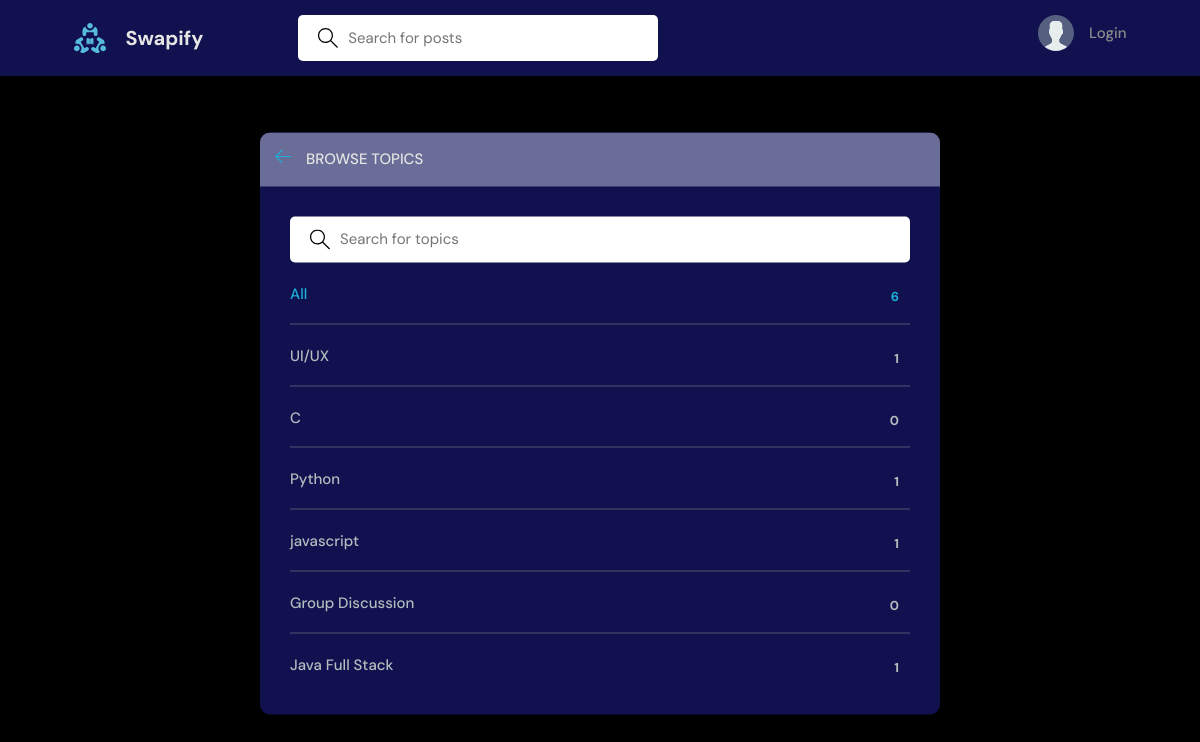
Page /topics/ on the committed database.
### base/models.py (models this page shows, shortened)
class Topic(models.Model):
    name = models.CharField(max_length=200)

### base/views.py (the view)
# urls.py: path('topics/', views.topicsPage, name="topics"),
def topicsPage(request):
    q = request.GET.get('q') if request.GET.get('q') != None else ''
    topics = Topic.objects.filter(name__icontains=q)
    return render(request, 'base/topics.html', {'topics': topics})

### base/templates/base/topics.html (shortened to what this page needs)
{% extends 'main.html' %}
{% block content %}
<main class="create-room layout">
  <div class="container">
    <div class="layout__box">
      <div class="layout__boxHeader">
        <div class="layout__boxTitle">
          <a href="{% url 'home' %}">
            <svg version="1.1" xmlns="http://www.w3.org/2000/svg" width="32" height="32" viewBox="0 0 32 32">
              <title>arrow-left</title>
              <path
                d="M13.723 2.286l-13.723 13.714 13.719 13.714 1.616-1.611-10.96-10.96h27.625v-2.286h-27.625l10.965-10.965-1.616-1.607z">
              </path>
            </svg>
          </a>
          <h3>Browse Topics</h3>
        </div>
      </div>
      <div class="topics-page layout__body">
        <form action="" method="GET" class="header__search">
          <label>
            <input name="q" placeholder="Search for topics" />
          </label>
        </form>
        <ul class="topics__list">
          <li>
            <a href="{% url 'topics' %}" class="active">All <span>{{topics.count}}</span></a>
          </li>
          {% for topic in topics %}
          <li>
            <a href="{% url 'home' %}?q={{topic.name}}">{{ topic.name }} <span>{{topic.room_set.all.count}}</span></a>
          </li>
          {% endfor %}
        </ul>
      </div>
    </div>
  </div>
</main>
{% endblock content %}

### static/styles/style.css (style rules this page uses)
:root { --color-main: #1cb0d9; --color-main-light: #e1f6fb; --color-dark: #111150; --color-dark-medium: #51546e; --color-dark-light: #696d97; --color-light: #e5e5e5; --color-gray: #8b8b8b; --color-light-gray: #b2bdbd; --color-bg: black; --color-success: #5dd693; --color-error: #fc4b0b; }
* { font-family: "DM Sans", -apple-system, BlinkMacSystemFont, "Segoe UI", Roboto, Oxygen, Ubuntu, Cantarell, "Open Sans", "Helvetica Neue", sans-serif; margin: 0; padding: 0; box-sizing: border-box; text-rendering: optimizeLegibility; font-size: inherit; }
html { font-size: 56.25%; }
@media only screen and (min-width: 1200px) { html { font-size: 62.5%; } }
body { line-height: 1.6; font-weight: 400; font-size: 1.5rem; color: var(--color-light-gray); background-color: var(--color-bg); min-height: 100vh; }
a { display: inline-block; color: var(--color-main); text-decoration: none; }
.container { max-width: 120rem; width: 90%; margin: auto; }
.header__search > label { background-color: white; padding: 1.3rem 1rem; display: flex; align-items: center; gap: 1rem; border-radius: 5px; }
.header__search svg { fill: var(--color-bg); width: 2rem; height: 2rem; margin-left: 1rem; }
.header__search input { width: 30rem; background: transparent; border: none; outline: none; color: var(--color-bg); }
.layout { margin-top: 2.4rem; }
.layout > .container { display: flex; justify-content: space-between; align-items: flex-start; }
.layout__box { width: 90%; max-width: 48rem; min-height: 40rem; position: absolute; top: 50%; left: 50%; transform: translate(-50%, -46%); background-color: var(--color-dark); border-radius: 1rem; box-shadow: 1px 1px 6px 3px rgba(0, 0, 0, 0.1); overflow: hidden; }
.layout__boxHeader { display: flex; padding: 1.5rem; background-color: var(--color-dark-light); }
.layout__boxTitle { display: flex; gap: 1.5rem; align-items: center; }
.layout__boxTitle h3 { text-transform: uppercase; font-weight: 500; color: var(--color-light); }
.layout__boxTitle svg { width: 1.6rem; height: 1.6rem; fill: var(--color-main); }
.layout__body { margin: 3rem; }
.topics__list { list-style: none; }
.topics__list li a { display: flex; justify-content: space-between; margin-bottom: 3rem; font-weight: 500; color: var(--color-light-gray); transition: all 0.3s ease-in-out; }
.topics__list li a.active, .topics__list li a:hover { color: var(--color-main); }
.topics__list li a span { padding: 0.5rem 1rem; background-color: var(--color-dark); border-radius: 3px; font-size: 1.3rem; font-weight: 700; letter-spacing: 1px; }
.topics-page .topics__list li:not(:last-child) a { margin: 2rem 0; padding-bottom: 1rem; text-decoration: none; border-bottom: 1px solid var(--color-dark-medium); }
.topics-page .header__search { display: block; }
.create-room.layout .layout__box { max-width: 68rem; }

### rows in the picture
Topic: name "UI/UX", room_set.all.count "1"
Topic: name "C", room_set.all.count "0"
Topic: name "Python", room_set.all.count "1"
Topic: name "javascript", room_set.all.count "1"
Topic: name "Group Discussion", room_set.all.count "0"
Topic: name "Java Full Stack", room_set.all.count "1"

### other values in the picture
{{ topics.count }} "6"
